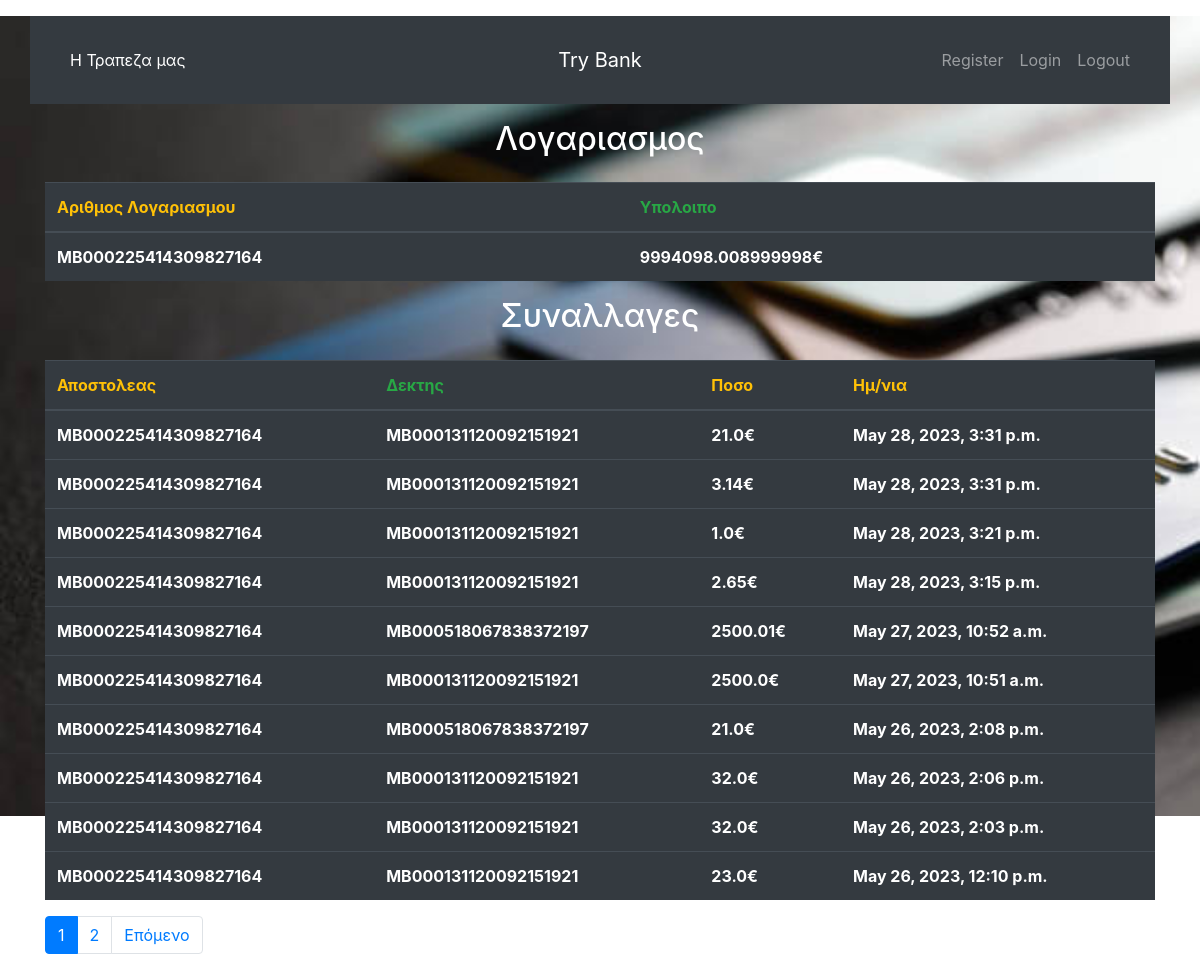
/profile/MB000225414309827164/, run on the app's committed database.
### customers/models.py (models this page shows, shortened)
class Accounts(models.Model):
    owner = models.ForeignKey(User, on_delete = models.CASCADE)
    acc_number = models.CharField(primary_key=True, max_length=20)
    balance = models.FloatField(default= 0)

class Transactions(models.Model):
    sender_acc = models.ForeignKey(Accounts,on_delete=models.CASCADE, related_name='sender_acc')
    recipient_acc = models.ForeignKey(Accounts, on_delete=models.CASCADE, related_name='recipient_acc')
    amount = models.FloatField()
    date = models.DateTimeField(auto_now_add=True,null=True, blank=True)

### customers/views.py (the view)
# urls.py: path('profile/<str:acc_number>/', views.account, name='account'),
def account(request, acc_number):
    query = Accounts.objects.get(acc_number = acc_number)
    saw_me = Transactions.objects.filter((Q(sender_acc=query) | Q(recipient_acc=query)))
    saw_me = saw_me.order_by('-date')
    paginator = Paginator(saw_me, per_page=10)
    page_number = request.GET.get('page', 1)
    pagin = paginator.get_page(page_number)
    context = {
        'object': query,
        'pagin' : pagin
    }
    return render(request, 'account.html', context=context)

### templates/account.html (shortened to what this page needs)
{% extends 'welcome_page.html' %}
{% block content %}
<div class="container">
    <div>
  <h2 class="text-center text-white">Λογαριασμος</h2>
    </div>
<div class="mt-4">
  <table class="table table-dark mt-4">
    <thead>
      <tr>
        <th class="text-warning">Αριθμος Λογαριασμου</th>
        <th class="text-success">Υπολοιπο</th>
      </tr>
    </thead>
      <tr>
        <th>{{object.acc_number}}</th>
        <th>{{object.balance}}€</th>
      </tr>
    <div class="mt-4">
  <table class="table table-dark mt-4">
      <div>
  <h2 class="text-center text-white">Συναλλαγες</h2>
    </div>
    <thead>
      <tr>
        <th class="text-warning">Αποστολεας</th>
        <th class="text-success">Δεκτης</th>
          <th class="text-warning">Ποσο</th>
        <th class="text-warning">Ημ/νια</th>
      </tr>
    </thead>
     {% for object in pagin %}
      <tr>
          <th>{{object.sender_acc.acc_number}}</th>
          <th>{{object.recipient_acc.acc_number}}</th>
          <th>{{object.amount}}€</th>
          <th>{{object.date}}</th>
      </tr>
        {% endfor %}
  </table>
    <nav aria-label="...">
  <ul class="pagination mt-3">
<li class="page-item active">
      <span class="page-link">{{pagin.number}}
      </span>
</li>
    {% if pagin.has_next%}
    <li class="page-item"><a class="page-link" href="?page={{pagin.next_page_number}}">{{pagin.next_page_number}}</a></li>
     <li class="page-item">
      <a class="page-link" href="?page={{pagin.next_page_number}}">Επόμενο</a>
       </li>
    {% endif %}
  </ul>
</nav>
  </div>
</div>
{% endblock content %}

### data on the page
Accounts: acc_number "MB000225414309827164", balance "9994098.008999998"
Transactions: sender_acc.acc_number "MB000225414309827164", recipient_acc.acc_number "MB000131120092151921", amount "21.0", date "May 28, 2023, 3:31 p.m."
Transactions: sender_acc.acc_number "MB000225414309827164", recipient_acc.acc_number "MB000131120092151921", amount "3.14", date "May 28, 2023, 3:31 p.m."
Transactions: sender_acc.acc_number "MB000225414309827164", recipient_acc.acc_number "MB000131120092151921", amount "1.0", date "May 28, 2023, 3:21 p.m."
Transactions: sender_acc.acc_number "MB000225414309827164", recipient_acc.acc_number "MB000131120092151921", amount "2.65", date "May 28, 2023, 3:15 p.m."
Transactions: sender_acc.acc_number "MB000225414309827164", recipient_acc.acc_number "MB000518067838372197", amount "2500.01", date "May 27, 2023, 10:52 a.m."
Transactions: sender_acc.acc_number "MB000225414309827164", recipient_acc.acc_number "MB000131120092151921", amount "2500.0", date "May 27, 2023, 10:51 a.m."
Transactions: sender_acc.acc_number "MB000225414309827164", recipient_acc.acc_number "MB000518067838372197", amount "21.0", date "May 26, 2023, 2:08 p.m."
Transactions: sender_acc.acc_number "MB000225414309827164", recipient_acc.acc_number "MB000131120092151921", amount "32.0", date "May 26, 2023, 2:06 p.m."
Transactions: sender_acc.acc_number "MB000225414309827164", recipient_acc.acc_number "MB000131120092151921", amount "32.0", date "May 26, 2023, 2:03 p.m."
Transactions: sender_acc.acc_number "MB000225414309827164", recipient_acc.acc_number "MB000131120092151921", amount "23.0", date "May 26, 2023, 12:10 p.m."

### other printed values
{{ pagin.number }} "1"
{{ pagin.next_page_number }} "2"
